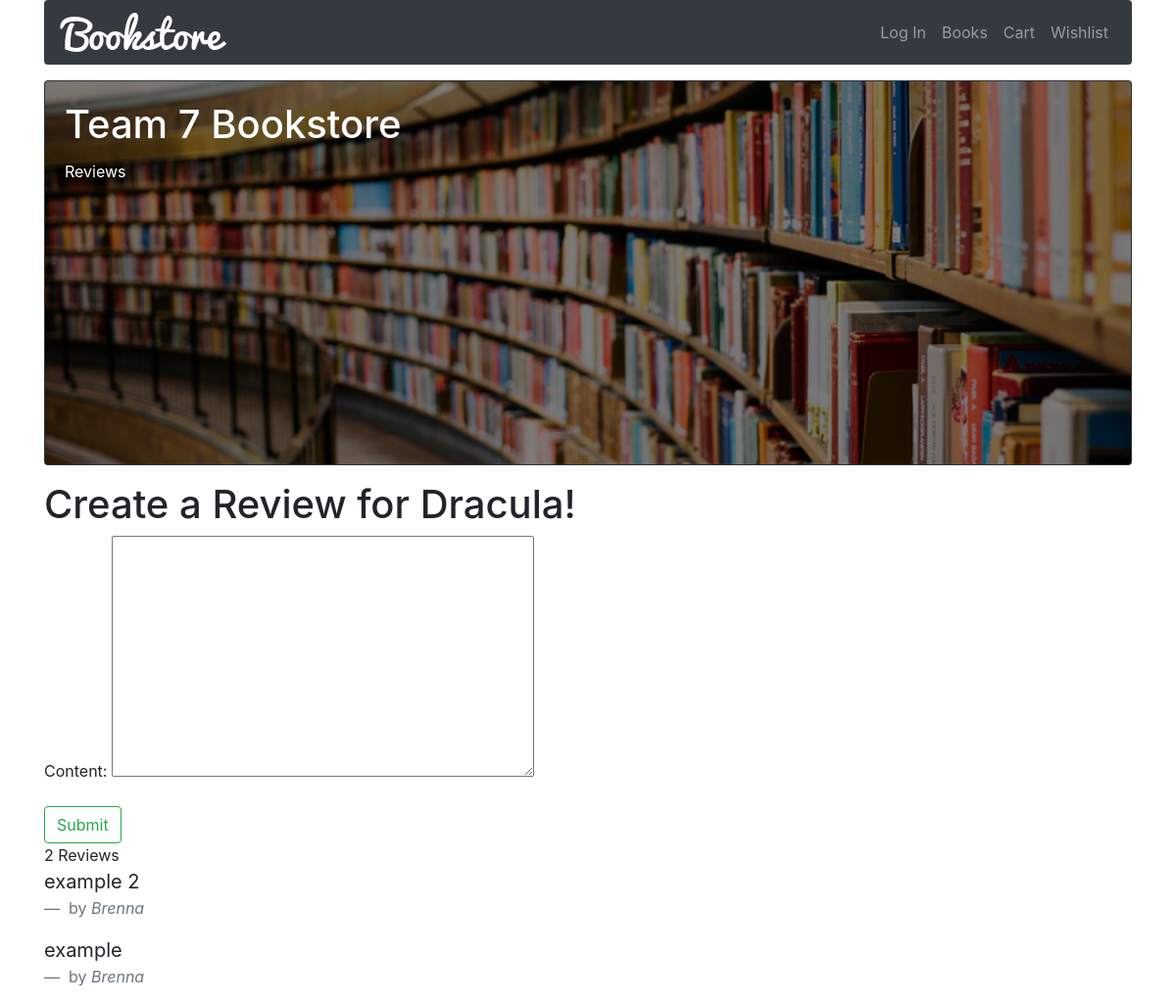
The app's page /reviews/8/Dracula with its own data.
### bookstore/models.py (models this page shows, shortened)
class Book(models.Model):
	title = models.CharField(max_length=100)
	author = models.ForeignKey(Author, on_delete=models.CASCADE)
	datePublished = models.DateField()
	bookDescription = models.TextField(null=True)
	genre = models.ForeignKey(Genre, on_delete=models.SET('Default'))
	publisher = models.ForeignKey(Publisher, on_delete=models.SET('Default'))
	price = models.DecimalField(max_digits=5, decimal_places=2)

### reviews/models.py (models this page shows, shortened)
class Review(models.Model):
	content = models.TextField()
	date_posted = models.DateTimeField(auto_now_add=True)
	author = models.ForeignKey(User, on_delete=models.CASCADE)
	book = models.ForeignKey(Book, on_delete=models.CASCADE)

### reviews/views.py (the view)
# urls.py: path(r'reviews/<id>/<title>', views.reviews, name='reviews'),
def reviews(request, id, title):
	book = get_object_or_404(Book, id=id, title=title)
	reviews = Review.objects.filter(book=book).order_by('-id')
	if request.method == 'POST':
		review_form = ReviewForm(request.POST or None)
		if review_form.is_valid():
			content = request.POST.get('content')
			review = Review.objects.create(book=book, author=request.user, content=content)
			review.save()
			return HttpResponseRedirect(request.path_info)
	else:
			review_form= ReviewForm()
	context = {
    	'title': 'Reviews',
    	'reviews': reviews,
    	'review_form': review_form,
    	'book_title': book.title
    }
	return render(request, 'reviews/reviews.html', context)

### reviews/forms.py
class ReviewForm(forms.ModelForm):
	class Meta:
		model = Review
		fields = ('content',)

### reviews/templates/reviews/reviews.html (shortened to what this page needs)
{% extends 'base.html' %}
{% block content %}
	<h1>Create a Review for {{ book_title }}!</h1>
	<form method="post">
		{{ review_form.as_p}}
		<input type="submit" value="Submit" class="btn btn-outline-success">
	</form>
	<div class="main-content-section">
		{{ reviews.count }} Review{{ reviews|pluralize }}
		{% for review in reviews %}
			<blockquote class="blockquote">
				<p class="mb-0">{{ review.content }}</p>
				<footer class="blockquote-footer"> by <cite title="Source Title">{{ review.author|capfirst }}</cite></footer>
			</blockquote>
    	{% endfor %}
    </div>
{% endblock content %}

### records on screen
Book: title "Dracula"
Review: content "example 2", author "Brenna"
Review: content "example", author "Brenna"

### other values on screen
{{ title }} "Reviews"
{{ reviews.count }} "2"
